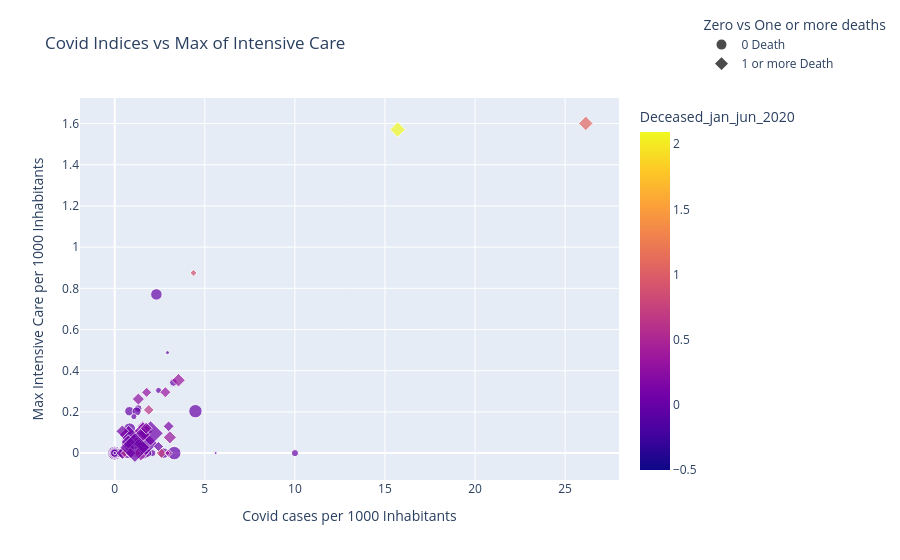

Here is the notebook cell this chart was saved with:
### Markdown cell above
#### Note:
In the number of cases normalized to 1000 inhabitants, some of the data appear to be subject to "extreme" situations which have led to a rather high increase in the percentage (Giove, Porano, Castel Giorgio), compared to the other Umbrian municipalities.
This could probably be given by epidemiological outbreaks that broke out in socially active environments even during the pandemic. Thanks to a brief internet search we noticed that there were not many candidates:
- Hospitals
- Retirement homes and RSAs
- Clinics and medical practices
- Warehouses and factories that could not stop during the lockdown
- Railway stations
- Airports
- Private parties.

Considering the 3 municipalities with the highest values, we note that these are municipalities in which factories, railway stations and airports, but also hospitals, are totally absent.
This leads to the conclusion that outbreaks (except in private parties, a tremendously unpredictable and random event) should be given in retirement homes/RSAs.
Since there is no data on the seniority of Italian municipalities, it was decided to plot the percentage of hospitalizations and normalized deaths according to the normalized Covid cases.

### Code cell
cvdata_cleaned_copy = cvdata_cleaned.copy()  # Copia del DataFrame normalizzato e pulito
# Crea una nuova colonna booleana che distingue tra zero decessi e uno o più decessi
cvdata_cleaned['ZeroDeceased'] = cvdata_cleaned['Deceased_jan_jun_2020'] == 0

# Crea il grafico a dispersione con Plotly
fig = px.scatter(
    cvdata_cleaned, 
    x="CovidCases_jan_jun_2020", 
    y="MaxIntensiveCare_jan_jun_2020", 
    color="Deceased_jan_jun_2020",  # Colore basato sui decessi
    symbol="ZeroDeceased",  # Utilizzare la nuova variabile ZeroDeceased per i simboli
    size="Density",  # La dimensione continua in base alla densità
    color_continuous_scale="plasma",  # Palette dei colori
    custom_data=["City", "CovidCases_jan_jun_2020", "MaxIntensiveCare_jan_jun_2020", "Deceased_jan_jun_2020", "Depriv_idx"]
)

# Personalizzazione asse e titolo
fig.update_layout(
    title="Covid Indices vs Max of Intensive Care",
    xaxis_title="Covid cases per 1000 Inhabitants",
    yaxis_title="Max Intensive Care per 1000 Inhabitants",
    coloraxis_colorbar_title="Deceased_jan_jun_2020",  # Titolo colorbar
    legend_title="Zero vs One or more deaths",  # Titolo per la legenda
    legend=dict(
        yanchor="bottom",
        y=1.05,
        xanchor="right",
        x=1.5
    ),
) 

# Personalizzazione del template per il tooltip
fig.update_traces(
    hovertemplate=
    "City: %{customdata[0]}<br>" +
    "Covid Cases: %{customdata[1]}<br>" +
    "Max intensive care per 1000 inhabitants: %{customdata[2]:.2f}<br>" +
    "Deceased per 1000 inhabitants:  %{customdata[3]:.2f}<br>" +
    "Deprivation Index: %{customdata[4]:.2f}<br>",
)
# Personalizzare i nomi nella legenda
fig.for_each_trace(
    lambda t: t.update(name='0 Death' if t.name == 'True' else '1 or more Death')  # Modifica il nome nella legenda
)

fig.show()

### Figure 1 — Plotly figure (JSON) as saved in the notebook; plotly's stock layout.template omitted (floating-point values rounded to 4 significant figures; data arrays with more than 128 entries replaced by an {"elided": "..."} marker saying what was removed)
{"data": [{"customdata": {"elided": "62x5 mixed values"}, "hovertemplate": "City: %{customdata[0]}<br>Covid Cases: %{customdata[1]}<br>Max intensive care per 1000 inhabitants: %{customdata[2]:.2f}<br>Deceased per 1000 inhabitants:  %{customdata[3]:.2f}<br>Deprivation Index: %{customdata[4]:.2f}<br>", "legendgroup": "True", "marker": {"color": [0.0, 0.0, 0.0, 0.0, 0.0, 0.0, 0.0, 0.0, 0.0, 0.0, 0.0, 0.0, 0.0, 0.0, 0.0, 0.0, 0.0, 0.0, 0.0, 0.0, 0.0, 0.0, 0.0, 0.0, 0.0, 0.0, 0.0, 0.0, 0.0, 0.0, 0.0, 0.0, 0.0, 0.0, 0.0, 0.0, 0.0, 0.0, 0.0, 0.0, 0.0, 0.0, 0.0, 0.0, 0.0, 0.0, 0.0, 0.0, 0.0, 0.0, 0.0, 0.0, 0.0, 0.0, 0.0, 0.0, 0.0, 0.0, 0.0, 0.0, 0.0, 0.0], "coloraxis": "coloraxis", "size": [57.0, 21.0, 60.0, 191.0, 48.0, 787.0, 96.0, 87.0, 39.0, 48.0, 131.0, 50.0, 141.0, 14.0, 79.0, 26.0, 25.0, 77.0, 106.0, 60.0, 119.0, 17.0, 48.0, 114.0, 47.0, 47.0, 16.0, 79.0, 79.0, 129.0, 23.0, 57.0, 9.33, 32.0, 36.0, 17.0, 66.0, 57.0, 70.0, 12.0, 108.0, 36.0, 15.0, 2.39, 11.0, 8.7, 176.0, 13.0, 12.0, 21.0, 13.0, 12.0, 88.0, 137.0, 108.0, 73.0, 177.0, 117.0, 68.0, 36.0, 9.86, 33.0], "sizemode": "area", "sizeref": 1.968, "symbol": "circle"}, "mode": "markers", "name": "0 Death", "orientation": "v", "showlegend": true, "type": "scatter", "x": [1.301, 1.742, 1.401, 0.0, 0.0, 1.151, 0.4627, 0.8132, 0.5666, 0.4181, 0.0, 10.0, 1.584, 0.0, 0.0, 0.5438, 0.0, 0.0, 2.717, 3.261, 0.4752, 0.0, 2.094, 1.351, 1.082, 0.0, 0.0, 1.216, 0.1817, 2.311, 0.0, 0.0, 0.0, 0.0, 1.063, 1.05, 0.0, 0.0, 1.815, 0.0, 0.0, 0.5664, 2.928, 0.0, 0.0, 5.602, 4.48, 0.4552, 0.0, 1.485, 0.0, 0.0, 0.8617, 0.827, 0.7943, 0.3068, 3.306, 0.7186, 0.0, 2.435, 0.0, 0.7547], "xaxis": "x", "y": [0.2169, 0.0, 0.0, 0.0, 0.0, 0.04605, 0.0, 0.2033, 0.0, 0.0, 0.0, 0.0, 0.0, 0.0, 0.0, 0.0, 0.0, 0.0, 0.0, 0.3432, 0.0, 0.0, 0.0, 0.0, 0.0, 0.0, 0.0, 0.2026, 0.0, 0.7704, 0.0, 0.0, 0.0, 0.0, 0.1771, 0.0, 0.0, 0.0, 0.0, 0.0, 0.0, 0.0, 0.488, 0.0, 0.0, 0.0, 0.2036, 0.0, 0.0, 0.0, 0.0, 0.0, 0.0, 0.1181, 0.02648, 0.0, 0.0, 0.0, 0.0, 0.3043, 0.0, 0.0], "yaxis": "y"}, {"customdata": {"elided": "30x5 mixed values"}, "hovertemplate": "City: %{customdata[0]}<br>Covid Cases: %{customdata[1]}<br>Max intensive care per 1000 inhabitants: %{customdata[2]:.2f}<br>Deceased per 1000 inhabitants:  %{customdata[3]:.2f}<br>Deprivation Index: %{customdata[4]:.2f}<br>", "legendgroup": "False", "marker": {"color": [0.08437, 0.7399, 0.03522, 0.3727, 0.3259, 0.354, 0.13, 0.2888, 0.1301, 0.3572, 0.2952, 0.04658, 0.8749, 0.2086, 0.05269, 0.2623, 1.067, 0.5637, 0.03192, 0.05405, 0.6262, 0.1059, 0.345, 0.1761, 0.06588, 2.094, 0.09006, 0.6295, 0.03619, 0.1807], "coloraxis": "coloraxis", "size": [89.0, 66.0, 152.0, 39.0, 17.0, 108.0, 75.0, 147.0, 69.0, 101.0, 61.0, 337.0, 28.0, 215.0, 215.0, 86.0, 124.0, 45.0, 60.0, 115.0, 32.0, 95.0, 72.0, 70.0, 371.0, 140.0, 139.0, 67.0, 520.0, 83.0], "sizemode": "area", "sizeref": 1.968, "symbol": "diamond"}, "mode": "markers", "name": "1 or more Death", "orientation": "v", "showlegend": true, "type": "scatter", "x": [0.4219, 2.59, 1.092, 2.982, 2.934, 3.54, 1.56, 1.444, 2.991, 3.062, 1.771, 1.723, 4.374, 1.565, 0.7728, 1.311, 26.15, 0.5637, 2.426, 0.7566, 1.252, 0.4236, 2.809, 0.8804, 1.988, 15.71, 1.531, 1.888, 1.122, 1.747], "xaxis": "x", "y": [0.0, 0.0, 0.07044, 0.0, 0.0, 0.354, 0.13, 0.0, 0.1301, 0.07655, 0.2952, 0.04658, 0.8749, 0.1043, 0.08781, 0.2623, 1.601, 0.0, 0.03192, 0.05405, 0.0, 0.1059, 0.2957, 0.0, 0.09583, 1.571, 0.09006, 0.2098, 0.02714, 0.1205], "yaxis": "y"}], "layout": {"coloraxis": {"colorbar": {"title": {"text": "Deceased_jan_jun_2020"}}, "colorscale": [[0, "#0d0887"], [0.1111, "#46039f"], [0.2222, "#7201a8"], [0.3333, "#9c179e"], [0.4444, "#bd3786"], [0.5556, "#d8576b"], [0.6667, "#ed7953"], [0.7778, "#fb9f3a"], [0.8889, "#fdca26"], [1, "#f0f921"]]}, "legend": {"itemsizing": "constant", "title": {"text": "Zero vs One or more deaths"}, "tracegroupgap": 0, "x": 1.5, "xanchor": "right", "y": 1.05, "yanchor": "bottom"}, "margin": {"t": 60}, "title": {"text": "Covid Indices vs Max of Intensive Care"}, "xaxis": {"anchor": "y", "domain": [0, 1], "title": {"text": "Covid cases per 1000 Inhabitants"}}, "yaxis": {"anchor": "x", "domain": [0, 1], "title": {"text": "Max Intensive Care per 1000 Inhabitants"}}}}
